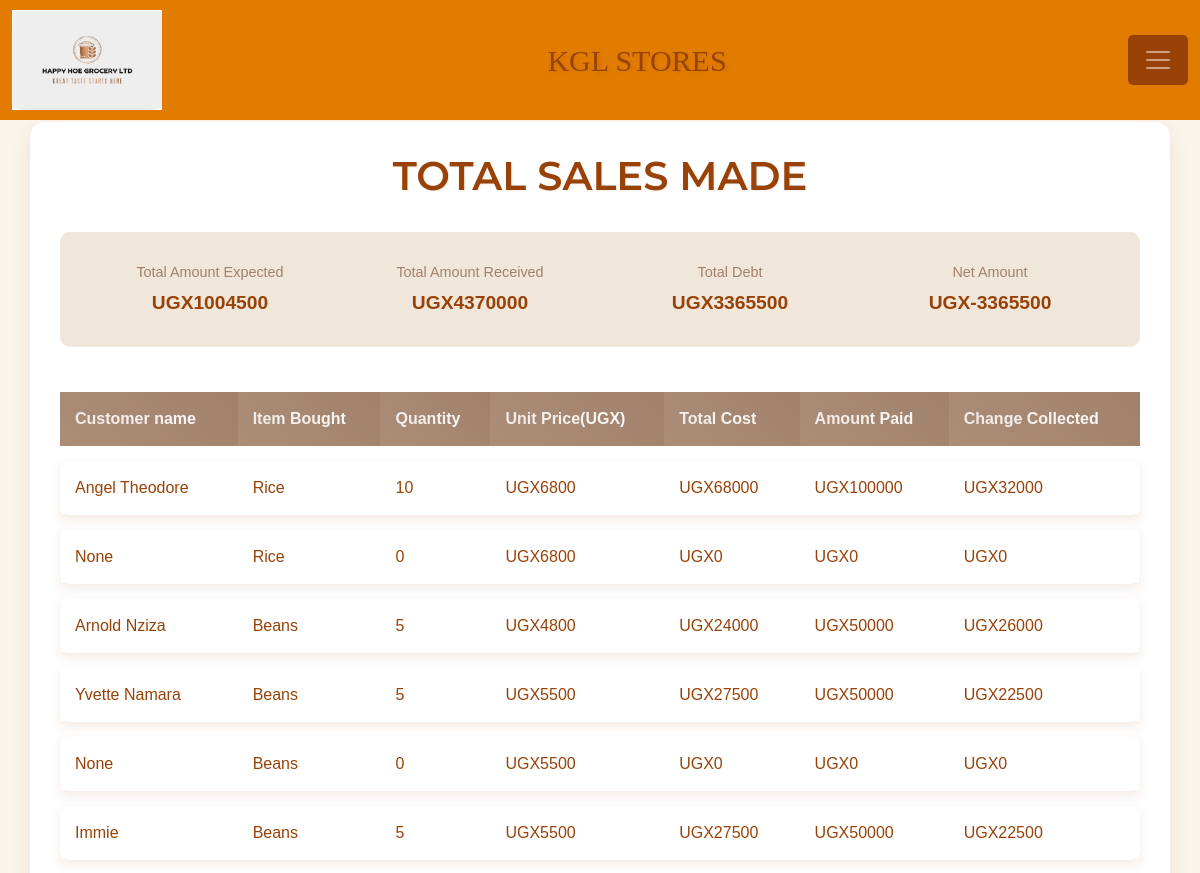
The app's page /all_sales/ (upper part), older data.
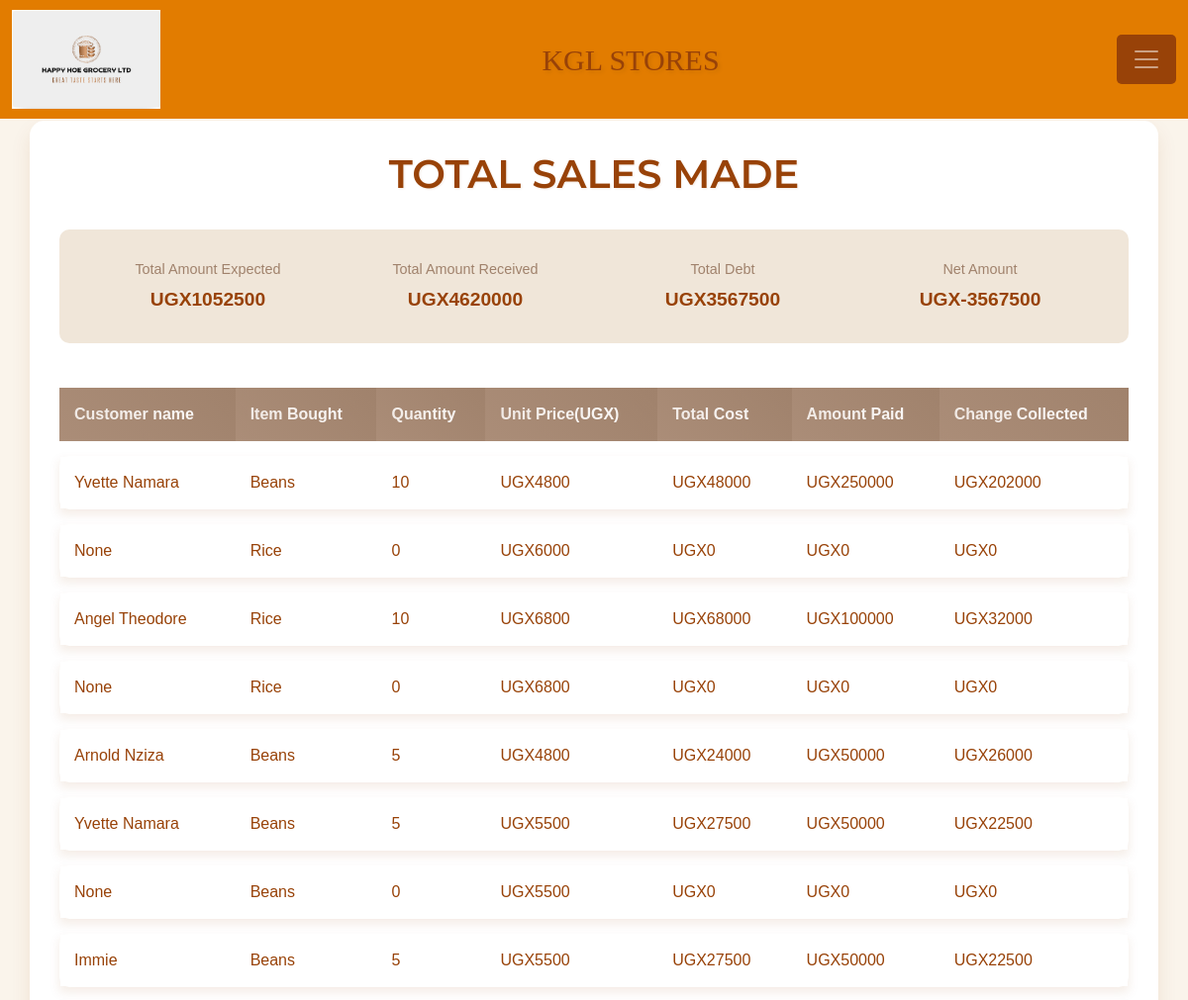
The same page, newer data.
### Grocery_app/models.py (models this page shows, shortened)
class Sale(models.Model):
    item = models.ForeignKey(Stockx,on_delete=models.CASCADE)
    quantity = models.IntegerField(default=0, null=False, blank=False)
    amount_received = models.IntegerField(default=0, null=False, blank=False)
    issued_to = models.CharField(max_length=50, null=True, blank=True)
    unit_price = models.IntegerField(default=0, null=True, blank=True)
    date_sold = models.DateTimeField(auto_now_add=True, null=True, blank=True)
    receipt_number = models.PositiveIntegerField(unique=True, blank=True, null=True)
    """modality = models.CharField(
        max_length=6,
        choices=SALE_MODALITY_CHOICES,
        default=CASH,
    )"""
    """def save(self, *args, **kwargs):
        if not self.receipt_number:
            last_sale = Sale.objects.all().order_by('id').last()
            self.receipt_number = (last_sale.receipt_number + 1) if last_sale else 1
        super(Sale, self).save(*args, **kwargs)"""
    def get_total(self):
        quantity = self.quantity if self.quantity is not None else 0
        unit_price = self.unit_price if self.unit_price is not None else 0
        total = quantity * unit_price
        return int(total)
    def get_change(self):
        amount_received = self.amount_received if self.amount_received is not None else 0
        total_price = self.get_total()
        change = amount_received - total_price
        return abs(int(change))

class Stockx(models.Model):
    item_name = models.CharField(max_length=50, null=True, blank=True)
    stock_type = models.CharField(max_length=50, null=True, blank=True)
    stock_source = models.CharField(max_length=50, null=True, blank=True)
    unit_cost = models.IntegerField(default=0, null=True, blank=True)
    unit_price = models.IntegerField(default=0, null=True, blank=True)
    total_quantity = models.IntegerField(default=0, null=True, blank=True)
    stock_branch = models.CharField(max_length=50, null=True, blank=True)
    stock_date = models.DateTimeField(auto_now_add=True, null=True, blank=True) #Automtically sets it when object is first recorded.
    stock_time = models.TimeField(auto_now_add=True, null=True, blank=True)
    stock_dealer = models.CharField(max_length=50, null=True, blank=True)
    stock_contact = models.IntegerField(default=0, null=True, blank=True)
    issued_quantity = models.IntegerField(default=0, null=True, blank=True)
    def __str__(self):
        return self.item_name

### Grocery_app/views.py (the view)
# urls.py: path('all_sales/', views.all_sales, name='all_sales'),
def all_sales(request):
    sales = Sale.objects.all().order_by('-id')
    total_expected = sum([items.get_total() or 0  for items in sales])
    total = sum([items.amount_received or 0 for items in sales])
    total_change = sum([items.get_change() or 0  for items in sales])
    net = total_expected - total
    return render(request, 'Grocery_app/all_sales.html', {'sales': sales, 'total': total, 'total_change': total_change, 'net': net, 'total_expected': total_expected})

### Grocery_app/templates/Grocery_app/all_sales.html (shortened to what this page needs)
{% extends 'Grocery_app/base.html'%}
{% block content%}
<div class="container">
    <h1 class="text-center">TOTAL SALES MADE</h1><br>
    <div class="highlight-card">
        <div class="highlight-item">
            <div class="highlight-label">Total Amount Expected</div>
            <div class="highlight-value">UGX{{total_expected}}</div>
        </div>
        <div class="highlight-item">
            <div class="highlight-label">Total Amount Received</div>
            <div class="highlight-value">UGX{{total}}</div>
        </div>
        <div class="highlight-item">
            <div class="highlight-label">Total Debt</div>
            <div class="highlight-value">UGX{{total_change}}</div>
        </div>
        <div class="highlight-item">
            <div class="highlight-label">Net Amount</div>
            <div class="highlight-value">UGX{{net}}</div>
        </div>
    </div>
    <table class="custom-table">
        <thead>
            <tr>
                <th>Customer name</th>
                <th>Item Bought</th>
                <th>Quantity</th>
                <th>Unit Price(UGX)</th>
                <th>Total Cost</th>
                <th>Amount Paid</th>
                <th>Change Collected</th>
            </tr>
        </thead>
        <tbody>
        {% for sale in sales %}
            <tr>
                <td>{{sale.issued_to | title}}</td>
                <td>{{sale.item | title}}</td>
                <td>{{sale.quantity}}</td>
                <td>UGX{{sale.unit_price}}</td>
                <td>UGX{{sale.get_total}}</td>
                <td>UGX{{sale.amount_received}}</td>
                <td>UGX{{sale.get_change}}</td>
            </tr>
        {% endfor %}
        </tbody>
    </table>
</div>
{% endblock%}

Row changes from the older to the newer data that the page shows:
added Sale: issued_to "Yvette Namara", item "Beans", quantity "10", unit_price "4800", get_total "48000", amount_received "250000", get_change "202000"
added Sale: issued_to "None", item "Rice", quantity "0", unit_price "6000", get_total "0", amount_received "0", get_change "0"
Text that changed along with them:
{{ total_expected }}: "1004500" → "1052500"
{{ total }}: "4370000" → "4620000"
{{ total_change }}: "3365500" → "3567500"
{{ net }}: "-3365500" → "-3567500"
